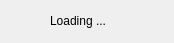
<?xml version="1.0" encoding="UTF-8"?>
<ui version="4.0">
 <class>loadWindow</class>
 <widget class="QMainWindow" name="loadWindow">
  <property name="geometry">
   <rect>
    <x>0</x>
    <y>0</y>
    <width>174</width>
    <height>43</height>
   </rect>
  </property>
  <property name="windowTitle">
   <string>Arxanima</string>
  </property>
  <widget class="QWidget" name="centralwidget">
   <widget class="QLabel" name="load_label">
    <property name="geometry">
     <rect>
      <x>50</x>
      <y>10</y>
      <width>71</width>
      <height>21</height>
     </rect>
    </property>
    <property name="font">
     <font>
      <pointsize>9</pointsize>
     </font>
    </property>
    <property name="text">
     <string>Loading ...</string>
    </property>
   </widget>
  </widget>
 </widget>
 <resources/>
 <connections/>
</ui>
